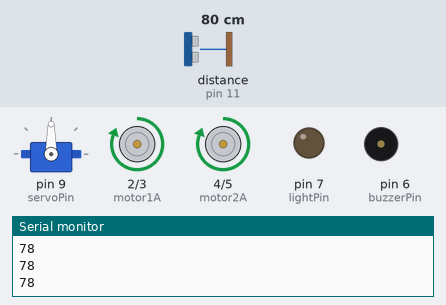
Bench run of a sketch on a simulated Arduino Uno, built with avr-gcc and run on an emulated ATmega328P. Parts: servo, motor-driver pin pairs drawn as motors (green arrow = first pin HIGH = forward, orange = second pin HIGH = backward, longer = more drive), output pins drawn as LEDs (lit = HIGH), buzzer (waves = sounding, pin HIGH), the last lines printed to the serial monitor. Wiring (inferred from the names in the program): ultrasonic range finder: trigger pin 10; echo pin 11. The test bench sets the inputs (shaded band); at power-on: distance to the obstacle (sensor on pin 11) 80 cm. The echo pulse lasts 58.3 µs per cm; pins used as bus, display or sensor lines are not drawn.

Above: at 1.2 s.
1.3 s: distance to the obstacle (sensor on pin 11) set to 24 cm
2.8 s: distance to the obstacle (sensor on pin 11) set to 19 cm
At 5.2 s:
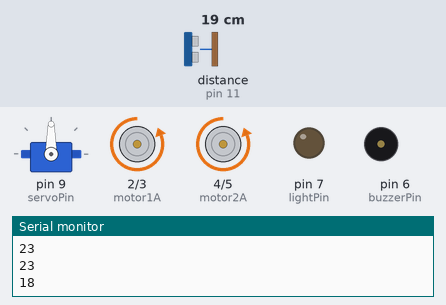
5.8 s: distance to the obstacle (sensor on pin 11) set to 35 cm
At 7.0 s:
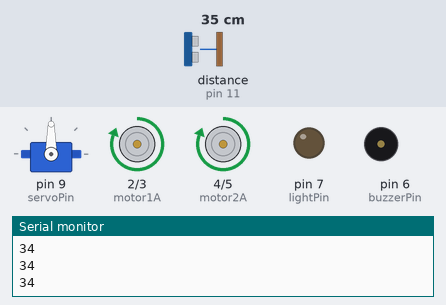
7.5 s: distance to the obstacle (sensor on pin 11) set to 2 cm
At 10.5 s:
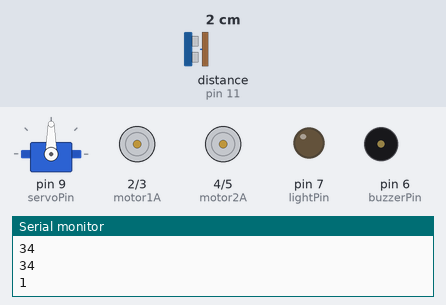
Timing chart, 0 to 11.5 s (numbered marks = the images above; inputs shaded):
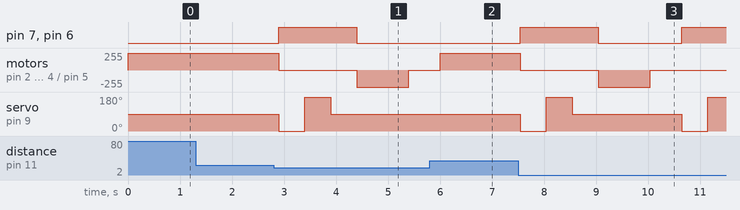

The sketch:

Esp-32_Test.ino
```cpp
#include <Servo.h>

// Servo
Servo myServo;
const int servoPin = 9;

// Ultraschallsensor
const int trigPin = 10;
const int echoPin = 11;

// Motortreiber (2 Motoren)
const int motor1A = 2;
const int motor1B = 3;
const int motor2A = 4;
const int motor2B = 5;

// Hupe und Licht
const int buzzerPin = 6;
const int lightPin = 7;

long duration;
int distance;

void setup() {
  Serial.begin(9600);

  // Servo
  myServo.attach(servoPin);
  myServo.write(90); // Mitte

  // Ultraschall
  pinMode(trigPin, OUTPUT);
  pinMode(echoPin, INPUT);

  // Motoren
  pinMode(motor1A, OUTPUT);
  pinMode(motor1B, OUTPUT);
  pinMode(motor2A, OUTPUT);
  pinMode(motor2B, OUTPUT);

  // Hupe und Licht
  pinMode(buzzerPin, OUTPUT);
  pinMode(lightPin, OUTPUT);
}

void loop() {
  distance = getDistance();
  Serial.println(distance);

  if (distance > 20) {
    forward();
    digitalWrite(buzzerPin, LOW);
    digitalWrite(lightPin, LOW);
  } else {
    stopMotors();
    digitalWrite(buzzerPin, HIGH);
    digitalWrite(lightPin, HIGH);

    // Servo schaut links
    myServo.write(0);
    delay(500);

    // Servo schaut rechts
    myServo.write(180);
    delay(500);

    // Servo zurück Mitte
    myServo.write(90);
    delay(500);

    digitalWrite(buzzerPin, LOW);
    digitalWrite(lightPin, LOW);

    backward();
    delay(1000);

    stopMotors();
    delay(500);
  }

  delay(100);
}

int getDistance() {
  digitalWrite(trigPin, LOW);
  delayMicroseconds(2);

  digitalWrite(trigPin, HIGH);
  delayMicroseconds(10);

  digitalWrite(trigPin, LOW);

  duration = pulseIn(echoPin, HIGH);
  distance = duration * 0.034 / 2;

  return distance;
}

void forward() {
  digitalWrite(motor1A, HIGH);
  digitalWrite(motor1B, LOW);
  digitalWrite(motor2A, HIGH);
  digitalWrite(motor2B, LOW);
}

void backward() {
  digitalWrite(motor1A, LOW);
  digitalWrite(motor1B, HIGH);
  digitalWrite(motor2A, LOW);
  digitalWrite(motor2B, HIGH);
}

void stopMotors() {
  digitalWrite(motor1A, LOW);
  digitalWrite(motor1B, LOW);
  digitalWrite(motor2A, LOW);
  digitalWrite(motor2B, LOW);
}
```

Measured:
- the behaviour switches between 22 and 21 cm on distance to the obstacle (sensor on pin 11) (found by bisection; images 0 and 1)
- after the input at 2.8 s, pin 7 (lightPin), pin 6 (buzzerPin): LOW → HIGH after 0.10 s, → LOW 1.5 s later
- after the input at 5.8 s, pin 7 (lightPin), pin 6 (buzzerPin): stays LOW (without the input it goes to HIGH after 0.20 s); motor on pin 2 (motor1A) / pin 3 (motor1B), motor on pin 4 (motor2A) / pin 5 (motor2B): stopped → forward 255/255 after 0.21 s; servo on pin 9 (servoPin): stays 90° (without the input it goes to 0° after 0.20 s)
- after the input at 7.5 s, pin 7 (lightPin), pin 6 (buzzerPin): LOW → HIGH at once, → LOW 1.5 s later, → HIGH 1.6 s later
